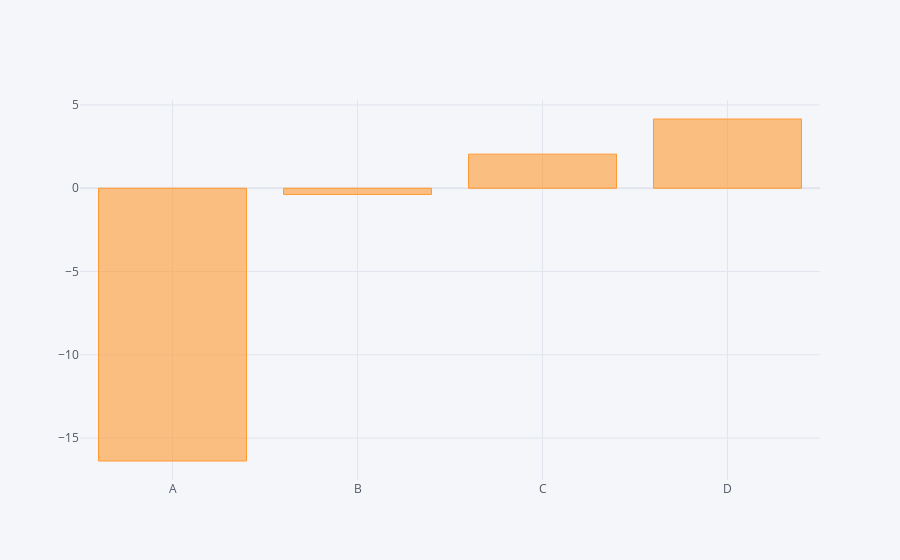

Notebook cell for this chart:
### Code cell
df.sum().iplot(kind='bar')

### Figure 1 — Plotly figure (JSON) as saved in the notebook; plotly's stock layout.template omitted (floating-point values rounded to 4 significant figures)
{"data": [{"marker": {"color": "rgba(255, 153, 51, 0.6)", "line": {"color": "rgba(255, 153, 51, 1.0)", "width": 1}}, "name": "None", "orientation": "v", "text": "", "type": "bar", "x": ["A", "B", "C", "D"], "y": [-16.38, -0.3732, 2.048, 4.157]}], "layout": {"legend": {"bgcolor": "#F5F6F9", "font": {"color": "#4D5663"}}, "paper_bgcolor": "#F5F6F9", "plot_bgcolor": "#F5F6F9", "title": {"font": {"color": "#4D5663"}}, "xaxis": {"gridcolor": "#E1E5ED", "showgrid": true, "tickfont": {"color": "#4D5663"}, "title": {"font": {"color": "#4D5663"}, "text": ""}, "zerolinecolor": "#E1E5ED"}, "yaxis": {"gridcolor": "#E1E5ED", "showgrid": true, "tickfont": {"color": "#4D5663"}, "title": {"font": {"color": "#4D5663"}, "text": ""}, "zerolinecolor": "#E1E5ED"}}}
